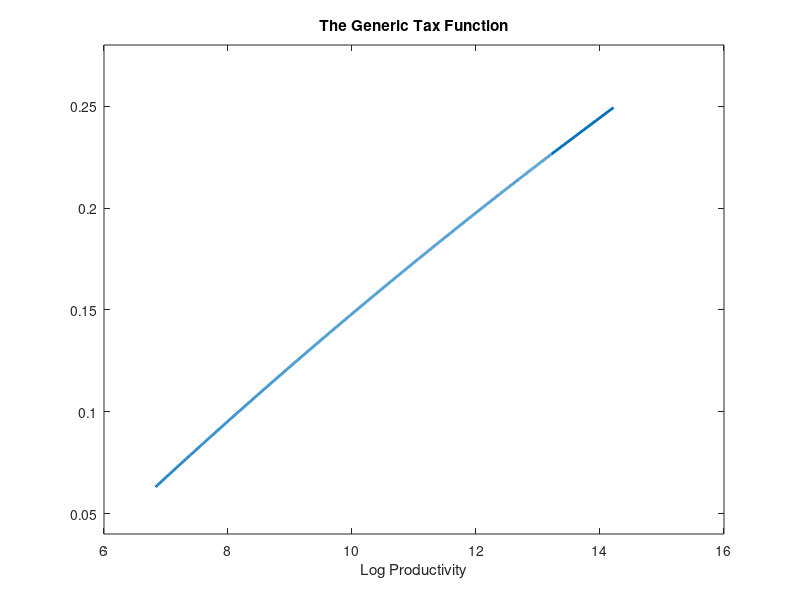

The MATLAB source for this figure:
% =========================================================================
% The role of size distribution
% A hypothetical world where the two equipments are the same.
clear all;
load('./Results/benchmark_new.mat');
aggyd = sum(yd(indzhatd:end).*zprob(indzhatd:end));
aggyc = sum(yc(indzhatc:end).*zprob(indzhatc:end));
aggy  = mud*aggyd + (1-mud)*aggyc;
ksid_0 = -3.4114;
ksid_1 = -0.3636;
ez_nt = exp(ksid_0)*yd(indzhatd:end).^(1+ksid_1);
agge_nt_bench = sum(ez_nt.*zprob(indzhatd:end));
aggi_nt_bench = agge_nt_bench/aggyd;
clearvars -except ez_nt agge_nt_bench aggi_nt_bench 

% load('./Results/notax_new.mat');
load('./Results/regulation_new.mat');
aggyd = sum(yd(indzhatd:end).*zprob(indzhatd:end));
aggyc = sum(yc(indzhatc:end).*zprob(indzhatc:end));
aggy  = mud*aggyd + (1-mud)*aggyc;
ksid_0 = -3.4114;
ksid_1 = -0.3636;
ez_nt = exp(ksid_0)*yd(indzhatd:end).^(1+ksid_1);
agge_nt_notax = sum(ez_nt.*zprob(indzhatd:end));
aggi_nt_notax = agge_nt_notax/aggyd;

ez_dirty = exp(ksid_0)*yd(indzhatd:indztilded-1).^(1+ksid_1);
ez_clean = exp(ksic_0)*yd(indztilded:end).^(1+ksic_1);
agge_d = sum(ez_dirty.*zprob(indzhatd:indztilded-1));
agge_c = sum(ez_clean.*zprob(indztilded:end));
agge = agge_d + agge_c;
aggi = agge/aggyd;

totrede = agge/agge_nt_bench;
prodrede = agge_nt_notax/agge_nt_bench;

totredi = aggi/aggi_nt_bench;
prodredi = aggi_nt_notax/aggi_nt_bench;
disp('The Role of Technology')
disp(1-(1-prodredi)/(1-totredi))

% Plot the tax function
clear ;
load('./Results/benchmark_new.mat');
figure(1)
plot(log(zgrid(indzhatc:end)),tauzc(indzhatc:end),'LineWidth',2);
title('The Generic Tax Function');
xlabel('Log Productivity');
ylim([0.04 0.28]);
saveas(gcf,'./Results/FigureD2.eps','epsc');